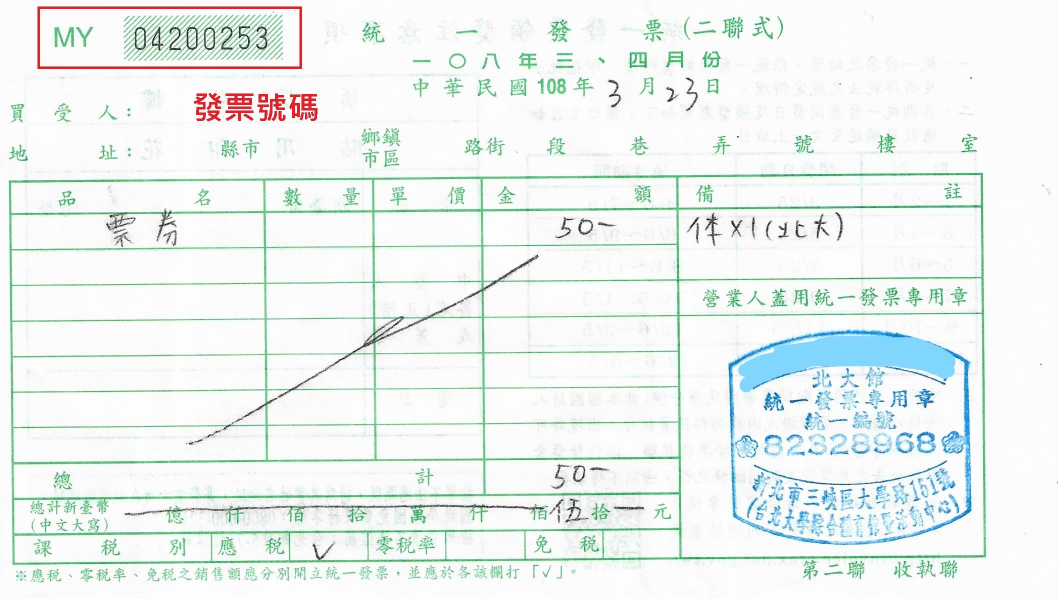
#> input picture benchmarks/invoice_handwriting/fixtures/tw-2part-my04200253.jpg, 2116 x 1198 px (shown at 1/2 size)
$ python -i invoice_template_router.py   (imports and definitions only)
#> lines starting #> are read from the running program, lines starting #| are printed output that depends on the picture; after the words box and inside, x2 and y2 are one past the last pixel; in counts of white or black regions, pixels touching at a corner belong together
#> further down, picture is the input picture: PIL image 2116x1198 RGB; mean R, G, B 236, 243, 240.5
#!/usr/bin/env python3
from __future__ import annotations
import argparse, io, json, re, time, urllib.error, urllib.request
from pathlib import Path
from typing import Any
from PIL import Image, ImageEnhance, ImageOps
from rapidocr import RapidOCR
import cv2
import numpy as np

INV_RE = re.compile(r"([A-Z]{2})\s*[- ]?\s*(\d{8})")
DIGIT8_RE = re.compile(r"(?<!\d)(\d{8})(?!\d)")
MONEY_RE = re.compile(r"(?<!\d)(\d{1,9})(?!\d)")
DATE_RE = re.compile(r"(?:(\d{2,4})\s*[年/.-]\s*)?(\d{1,2})\s*[月/.-]\s*(\d{1,2})\s*日?")


def _order_points(pts: np.ndarray) -> np.ndarray:
    pts = pts.astype("float32")
    s = pts.sum(axis=1)
    d = np.diff(pts, axis=1).reshape(-1)
    return np.array([
        pts[np.argmin(s)],
        pts[np.argmin(d)],
        pts[np.argmax(s)],
        pts[np.argmax(d)],
    ], dtype="float32")

def normalize_document(image: Image.Image) -> tuple[Image.Image, dict[str, Any]]:
    """Detect the largest quadrilateral and perspective-warp it to a flat document."""
    rgb = np.array(image.convert("RGB"))
    h, w = rgb.shape[:2]
#> h = 1198; w = 2116
    scale = min(1.0, 1400.0 / max(h, w))
#> scale = 0.662
    work = cv2.resize(rgb, (int(w*scale), int(h*scale))) if scale < 1.0 else rgb.copy()
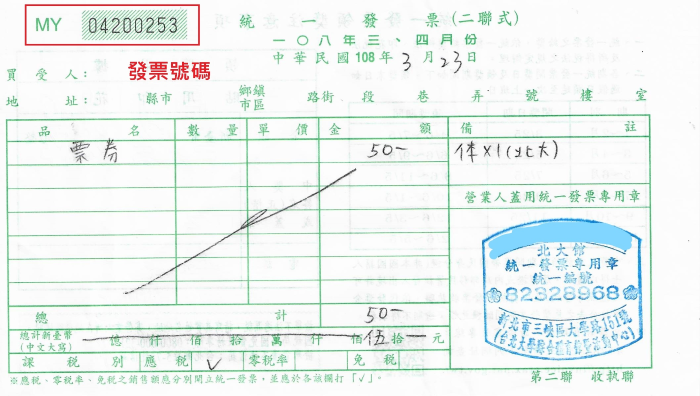
#> work: shape (792, 1400, 3) (shown at 1/2 size); mean R, G, B 236, 242.9, 240.4
    gray = cv2.cvtColor(work, cv2.COLOR_RGB2GRAY)
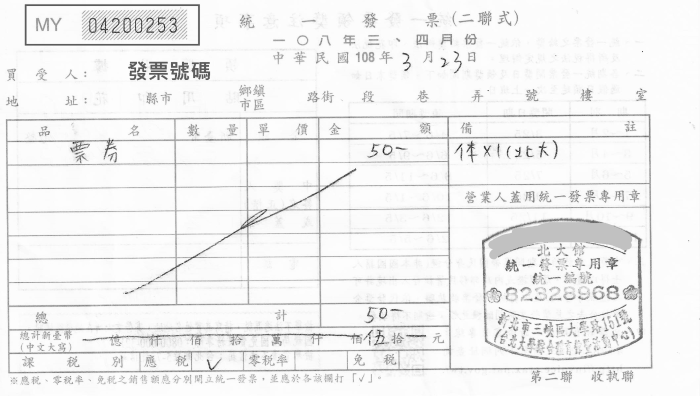
#> gray: shape (792, 1400) (shown at 1/2 size); min 2, max 255, mean 240.5
    gray = cv2.GaussianBlur(gray, (5,5), 0)
    edges = cv2.Canny(gray, 45, 140)
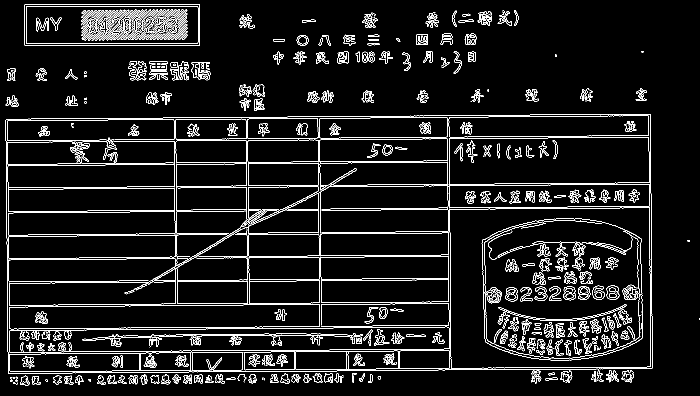
#> edges: shape (792, 1400) (shown at 1/2 size); 6.8% white in thin lines or dots
    edges = cv2.dilate(edges, np.ones((3,3), np.uint8), iterations=1)
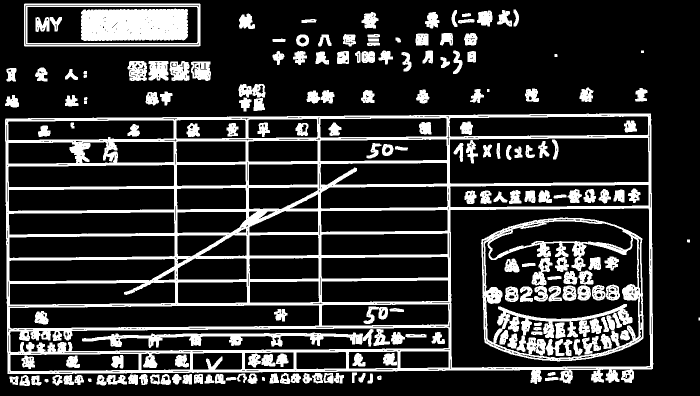
#> edges: shape (792, 1400) (shown at 1/2 size); 19.9% white; 189 white regions (1 under 20 px)
    contours, _ = cv2.findContours(edges, cv2.RETR_LIST, cv2.CHAIN_APPROX_SIMPLE)
#> contours = 1292 contours, 846 with area under 20; largest, box (x1, y1, x2, y2) and area: (10, 227, 1307, 768) 661580, (900, 416, 1301, 736) 125612, (962, 435, 1287, 723) 82890, (969, 475, 1278, 717) 51637, (899, 275, 1298, 368) 35445
    img_area = work.shape[0] * work.shape[1]
#> img_area = 1108800
    best = None
    best_area = 0.0
    for cnt in sorted(contours, key=cv2.contourArea, reverse=True)[:30]:
        area = cv2.contourArea(cnt)
        if area < img_area * 0.18:
            break
        peri = cv2.arcLength(cnt, True)
        approx = cv2.approxPolyDP(cnt, 0.02 * peri, True)
        if len(approx) == 4 and cv2.isContourConvex(approx) and area > best_area:
            best = approx.reshape(4,2)
            best_area = area
#> this loop made 2 passes
#> (area, peri, best, best_area) on pass 1: (661579.5, 4108.1, [[1301, 227], [11, 237], [15, 747], [1263, 765]], 661579.5)
#> area on pass 2: 125612
#> after the loop, best_area = 661579.5
    if best is None:
        return image.convert("RGB"), {"warped": False, "reason": "no_document_quad"}

    best = best / scale
#> best = [[1966.4, 343.1], [16.63, 358.2], [22.67, 1129], [1908.9, 1156.2]]
    rect = _order_points(best)
#> in _order_points, `pts = pts.astype("float32")`: pts has the same summary as best in normalize_document
#> in _order_points, `s = pts.sum(axis=1)`: s = [2309.5, 374.8, 1151.7, 3065.2]
#> in _order_points, `d = np.diff(pts, axis=1).reshape(-1)`: d = [-1623.3, 341.6, 1106.4, -752.7]
#> rect = [[16.63, 358.2], [1966.4, 343.1], [1908.9, 1156.2], [22.67, 1129]]
    tl,tr,br,bl = rect
#> tl = [16.63, 358.2]; tr = [1966.4, 343.1]; br = [1908.9, 1156.2]; bl = [22.67, 1129]
    width = int(max(np.linalg.norm(br-bl), np.linalg.norm(tr-tl)))
#> width = 1949
    height = int(max(np.linalg.norm(tr-br), np.linalg.norm(tl-bl)))
#> height = 815
    if width < 200 or height < 200:
        return image.convert("RGB"), {"warped": False, "reason": "quad_too_small"}
    dst = np.array([[0,0],[width-1,0],[width-1,height-1],[0,height-1]], dtype="float32")
#> dst = [[0, 0], [1948, 0], [1948, 814], [0, 814]]
    m = cv2.getPerspectiveTransform(rect, dst)
#> m = [[1.04, -0.00816, -14.38], [0.00782, 1.01, -361.6], [2.81e-05, -3.99e-05, 1]]
    warped = cv2.warpPerspective(rgb, m, (width,height), flags=cv2.INTER_CUBIC, borderMode=cv2.BORDER_REPLICATE)
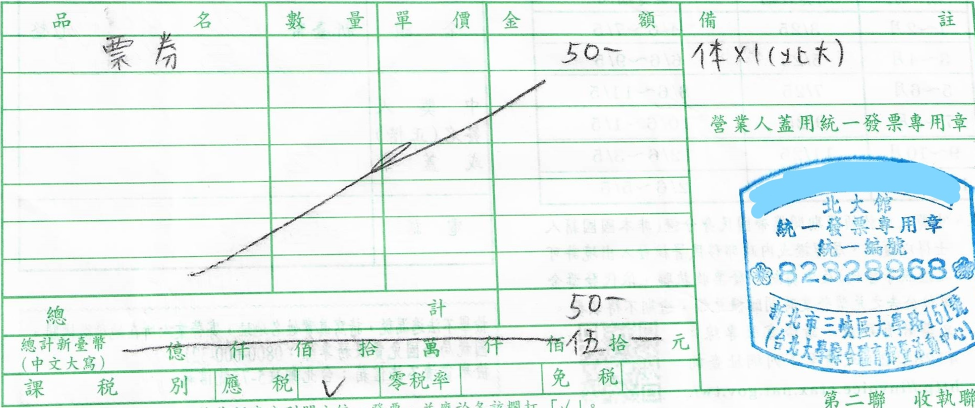
#> warped: shape (815, 1949, 3) (shown at 1/2 size); mean R, G, B 231.2, 241.5, 238.6

    # Most Taiwan handwritten invoices/receipts are landscape; normalize accidental 90-degree capture.
    if warped.shape[0] > warped.shape[1] * 1.35:
        warped = cv2.rotate(warped, cv2.ROTATE_90_CLOCKWISE)
        rotated = True
    else:
        rotated = False
    coverage = float(best_area / (img_area / (scale*scale))) if scale else 0.0
#> coverage = 0.261
    return Image.fromarray(warped), {
        "warped": True,
        "rotated_90": rotated,
        "coverage": round(max(0.0, min(1.0, coverage)), 4),
        "size": [int(warped.shape[1]), int(warped.shape[0])],
    }

# [89 lines left out: functions fetch, unpack, ocr_bytes, _run_ocr, ocr_text, classify and 1 more, not called in this run]

def parse_invoice_number(text: str):
    m = INV_RE.search(text.upper().replace("O","0"))
    return (m.group(1)+m.group(2)) if m else None

# [46 lines left out: functions valid_tax_id, parse_tax_id, parse_money, parse_date, not called in this run]


def _norm_ocr_text(text: str) -> str:
    return (text or "").replace("臺","台").replace("稅","税").replace("編","编").replace("號","号")

# [374 lines left out: functions _parse_amount_token, contextual_money, contextual_tax_ids, contextual_invoice_number, contextual_date, amount_candidates and 4 more, not called in this run]

# [2 lines not run here, left out]

>>> from PIL import Image
>>> picture = Image.open('../benchmarks/invoice_handwriting/fixtures/tw-2part-my04200253.jpg')
>>> result = normalize_document(picture)
